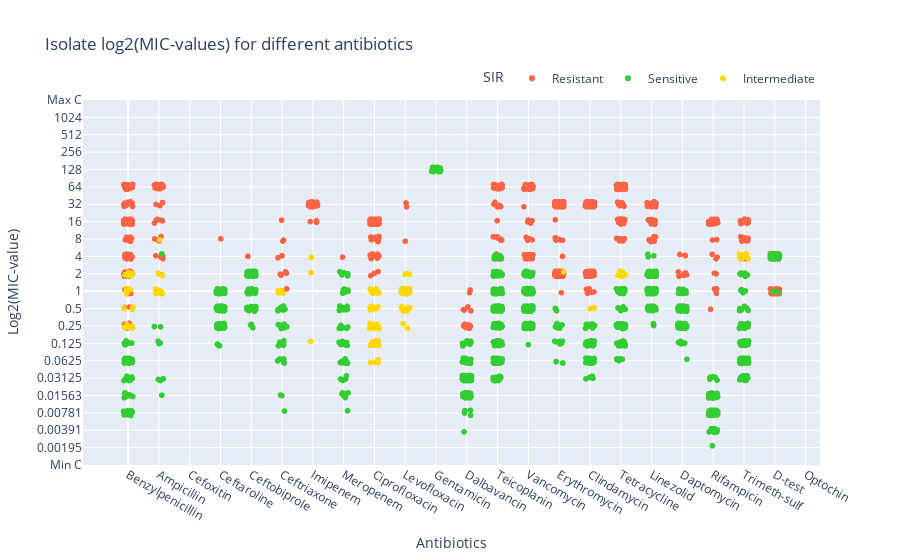

Source (notebook cell):
### Code cell
def main():
    # Load files
    chosen_isolates_list = pd.read_csv("Chosen_isolates_list.csv")
    CIB = pd.ExcelFile("CIB_TF-data_AllIsolates_20230302.xlsx")
    matrix_EU = pd.read_excel(CIB, "matrix EU")
    
    # Rename a long name for plotting purposes
    matrix_EU.rename(columns={"Trimethoprim-sulfamethoxazole": "Trimeth-sulf"}, inplace=True)
    
    # Select isolates
    chosen_isolates = extract_chosen_isolates(chosen_isolates_list, matrix_EU)
    
    # List of antiiotic names
    antibiotics = list(chosen_isolates.columns[3:])    
     
    # Extract all SIRs for an antibiotic.
    chosen_isolates_SIR = extract_SIR(chosen_isolates, antibiotics)
    
    # Remove the tuples that have None in their SIR data
    filtered_chosen_isolates_SIR = filter_mic_values(chosen_isolates_SIR)
    
    # Extract the mic-values of each isolate for each antibiotic.
    mic_data = extract_mic_data(filtered_chosen_isolates_SIR, antibiotics)
    
    # Create dataframe used for plotting
    plot_df = create_plot_df(antibiotics, mic_data)
    
    plotly_dotplot(plot_df, antibiotics)
    
if __name__ == "__main__":
    main()

### Figure 1 — Plotly figure (JSON) as saved in the notebook; plotly's stock layout.template omitted (floating-point values rounded to 4 significant figures; data arrays with more than 128 entries replaced by an {"elided": "..."} marker saying what was removed)
{"data": [{"customdata": {"elided": "1419x2 mixed values"}, "hovertemplate": "<b>%{hovertext}</b><br><br>SIR=Resistant<br>Log2(MIC-value)=%{y:.0f}<br>Scale=%{customdata[0]}<br>Pathogen=%{customdata[1]}<extra></extra>", "hovertext": {"elided": "1419 str values"}, "legendgroup": "Resistant", "marker": {"color": "tomato", "symbol": "circle"}, "mode": "markers", "name": "Resistant", "showlegend": true, "type": "scattergl", "x": {"elided": "1419 float values"}, "xaxis": "x", "y": {"elided": "1419 float values"}, "yaxis": "y"}, {"customdata": {"elided": "2369x2 mixed values"}, "hovertemplate": "<b>%{hovertext}</b><br><br>SIR=Sensitive<br>Log2(MIC-value)=%{y:.0f}<br>Scale=%{customdata[0]}<br>Pathogen=%{customdata[1]}<extra></extra>", "hovertext": {"elided": "2369 str values"}, "legendgroup": "Sensitive", "marker": {"color": "limegreen", "symbol": "circle"}, "mode": "markers", "name": "Sensitive", "showlegend": true, "type": "scattergl", "x": {"elided": "2369 float values"}, "xaxis": "x", "y": {"elided": "2369 float values"}, "yaxis": "y"}, {"customdata": {"elided": "205x2 mixed values"}, "hovertemplate": "<b>%{hovertext}</b><br><br>SIR=Intermediate<br>Log2(MIC-value)=%{y:.0f}<br>Scale=%{customdata[0]}<br>Pathogen=%{customdata[1]}<extra></extra>", "hovertext": {"elided": "205 str values"}, "legendgroup": "Intermediate", "marker": {"color": "gold", "symbol": "circle"}, "mode": "markers", "name": "Intermediate", "showlegend": true, "type": "scattergl", "x": {"elided": "205 float values"}, "xaxis": "x", "y": {"elided": "205 float values"}, "yaxis": "y"}], "layout": {"legend": {"orientation": "h", "title": {"text": "SIR"}, "tracegroupgap": 0, "x": 1, "xanchor": "right", "y": 1.02, "yanchor": "bottom"}, "title": {"text": "Isolate log2(MIC-values) for different antibiotics"}, "xaxis": {"anchor": "y", "domain": [0, 1], "tickmode": "array", "ticktext": ["Benzylpenicillin", "Ampicillin", "Cefoxitin", "Ceftaroline", "Ceftobiprole", "Ceftriaxone", "Imipenem", "Meropenem", "Ciprofloxacin", "Levofloxacin", "Gentamicin", "Dalbavancin", "Teicoplanin", "Vancomycin", "Erythromycin", "Clindamycin", "Tetracycline", "Linezolid", "Daptomycin", "Rifampicin", "Trimeth-sulf", "D-test", "Optochin"], "tickvals": [0, 1, 2, 3, 4, 5, 6, 7, 8, 9, 10, 11, 12, 13, 14, 15, 16, 17, 18, 19, 20, 21, 22], "title": {"text": "Antibiotics"}}, "yaxis": {"anchor": "x", "domain": [0, 1], "range": [-10, 11], "tickmode": "array", "ticktext": ["Min C", "0.00195", "0.00391", "0.00781", "0.01563", "0.03125", "0.0625", "0.125", "0.25", "0.5", "1", "2", "4", "8", "16", "32", "64", "128", "256", "512", "1024", "Max C"], "tickvals": [-10, -9, -8, -7, -6, -5, -4, -3, -2, -1, 0, 1, 2, 3, 4, 5, 6, 7, 8, 9, 10, 11], "title": {"text": "Log2(MIC-value)"}}}}
